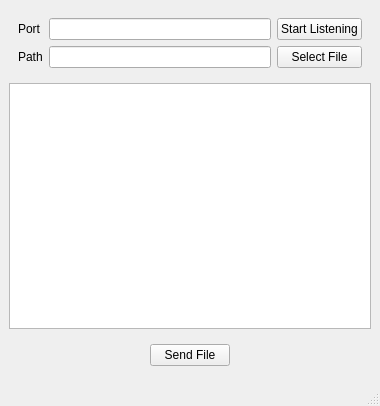
<?xml version="1.0" encoding="UTF-8"?>
<ui version="4.0">
 <class>MainWindow</class>
 <widget class="QMainWindow" name="MainWindow">
  <property name="geometry">
   <rect>
    <x>0</x>
    <y>0</y>
    <width>380</width>
    <height>406</height>
   </rect>
  </property>
  <property name="windowTitle">
   <string>MainWindow</string>
  </property>
  <widget class="QWidget" name="centralwidget">
   <layout class="QVBoxLayout" name="verticalLayout">
    <item>
     <widget class="QWidget" name="widget" native="true">
      <layout class="QGridLayout" name="gridLayout">
       <item row="0" column="0">
        <widget class="QLabel" name="label">
         <property name="text">
          <string>Port</string>
         </property>
        </widget>
       </item>
       <item row="0" column="1">
        <widget class="QLineEdit" name="port"/>
       </item>
       <item row="0" column="2">
        <widget class="QPushButton" name="start">
         <property name="text">
          <string>Start Listening</string>
         </property>
        </widget>
       </item>
       <item row="1" column="0">
        <widget class="QLabel" name="label_2">
         <property name="text">
          <string>Path</string>
         </property>
        </widget>
       </item>
       <item row="1" column="1">
        <widget class="QLineEdit" name="path"/>
       </item>
       <item row="1" column="2">
        <widget class="QPushButton" name="select_file">
         <property name="text">
          <string>Select File</string>
         </property>
        </widget>
       </item>
      </layout>
     </widget>
    </item>
    <item>
     <widget class="QTextEdit" name="textEdit"/>
    </item>
    <item>
     <widget class="QWidget" name="widget_2" native="true">
      <layout class="QHBoxLayout" name="horizontalLayout">
       <item>
        <spacer name="horizontalSpacer">
         <property name="orientation">
          <enum>Qt::Orientation::Horizontal</enum>
         </property>
         <property name="sizeHint" stdset="0">
          <size>
           <width>107</width>
           <height>20</height>
          </size>
         </property>
        </spacer>
       </item>
       <item>
        <widget class="QPushButton" name="send">
         <property name="text">
          <string>Send File</string>
         </property>
        </widget>
       </item>
       <item>
        <spacer name="horizontalSpacer_2">
         <property name="orientation">
          <enum>Qt::Orientation::Horizontal</enum>
         </property>
         <property name="sizeHint" stdset="0">
          <size>
           <width>106</width>
           <height>20</height>
          </size>
         </property>
        </spacer>
       </item>
      </layout>
     </widget>
    </item>
   </layout>
  </widget>
  <widget class="QMenuBar" name="menubar">
   <property name="geometry">
    <rect>
     <x>0</x>
     <y>0</y>
     <width>380</width>
     <height>24</height>
    </rect>
   </property>
  </widget>
  <widget class="QStatusBar" name="statusbar"/>
 </widget>
 <resources/>
 <connections/>
</ui>
